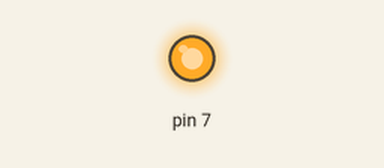
Bench run of a sketch on a simulated Arduino Uno, built with avr-gcc and run on an emulated ATmega328P. Parts: output pins drawn as LEDs (lit = HIGH).

Above: at 2.0 s.
At 8.1 s:
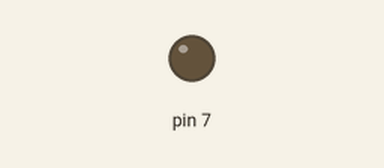
Timing chart, 0 to 12.7 s (numbered marks = the images above):
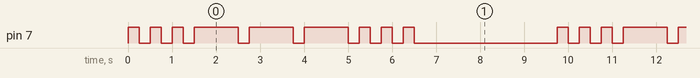

The sketch:

SOSsignal.ino
```cpp
//A반 41615064 이준호
#include <SOSsignal.h>

SOSsignal SOSsignal(7);

void setup()
{
}

void loop()
{
   SOSsignal.dot();
    SOSsignal.dash();
    SOSsignal.dot();
    delay(3000);
}
```

SOSsignal.cpp
```cpp
//SOSsignal.cpp

#include<Arduino.h>
#include<SOSsignal.h>

SOSsignal::SOSsignal(int pin)
{
    _pin=pin;
    pinMode(_pin,OUTPUT);
}
void SOSsignal::dot()
{
    for(i=0;i<3;i++){
    digitalWrite(_pin,HIGH);
    delay(250);
    digitalWrite(_pin,LOW);
    delay(250);
    }
}
void SOSsignal::dash()
{
    for(i=0;i<3;i++){
    digitalWrite(_pin,HIGH);
    delay(1000);
    digitalWrite(_pin,LOW);
    delay(250);
    }
}
```

SOSsignal.h
```cpp
//SOSsignal.h

#ifndef SOSsignal_h
#define SOSsignal_h

#include<Arduino.h>

class SOSsignal
{
    public:
        SOSsignal(int pin);
        void dot();
        void dash();
    private:
        int _pin;
        int i;
};

#endif
```

Measured:
- by itself, pin 7: repeats every 9.8 s: 2 × (LOW 0.25 s, HIGH 0.25 s), 3 × (LOW 0.25 s, HIGH 1.0 s), 3 × (LOW 0.25 s, HIGH 0.25 s), LOW 3.3 s, HIGH 0.25 s
- by itself, everything shown: repeats every 9.8 s, in 18 steps
